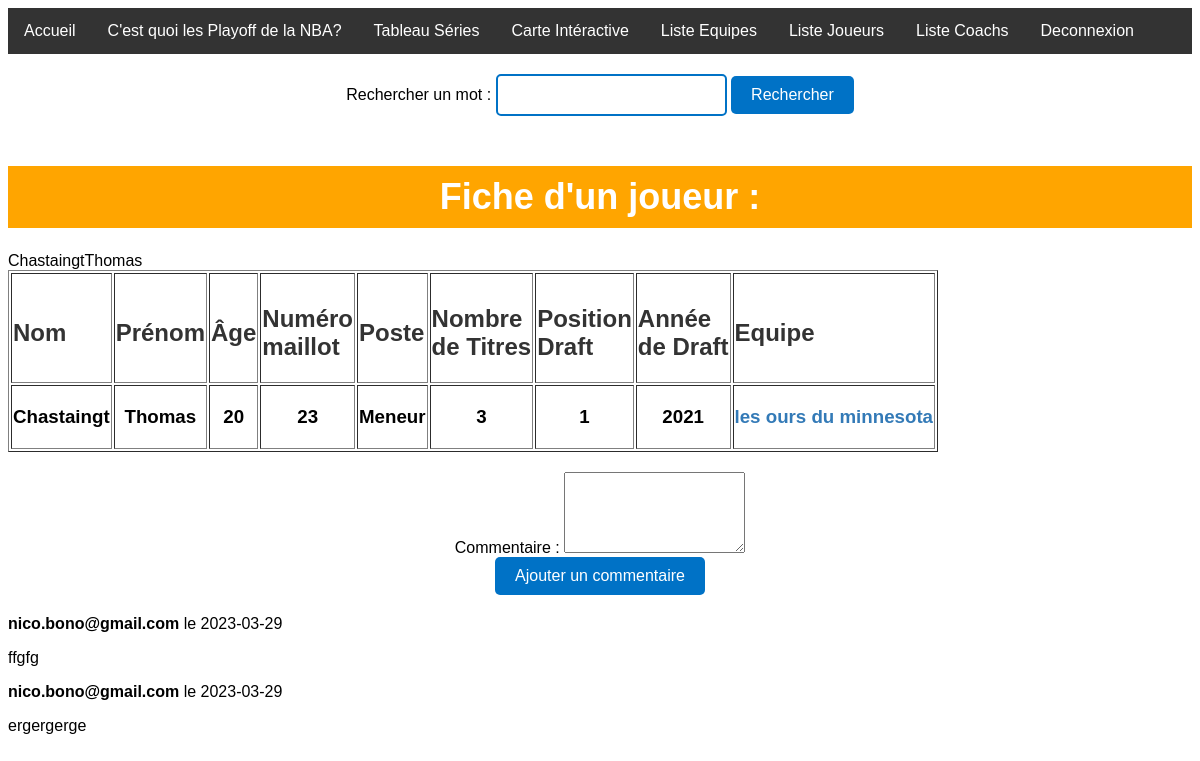
/joueur.php?nomJoueur=Chastaingt&prenomJoueur=Thomas&idJoueur=1 (signed in), run on the app's committed database.
### tables this page shows
CREATE TABLE `joueur` (
  `idJoueur` int(255) NOT NULL,
  `nomJoueur` varchar(30) NOT NULL,
  `prenomJoueur` varchar(30) NOT NULL,
  `age` int(99) NOT NULL,
  `nMaillot` int(99) NOT NULL,
  `Poste` varchar(20) NOT NULL,
  `nTitres` int(99) NOT NULL,
  `PosDraft` int(99) NOT NULL,
  `AnDraft` year(4) NOT NULL,
  `nomEquipe` varchar(50) NOT NULL
);

CREATE TABLE `comment` (
  `Id_comment` int(255) NOT NULL,
  `member_id` varchar(30) NOT NULL,
  `date_posted` date DEFAULT NULL,
  `comment_post` text NOT NULL,
  `idC` int(99) DEFAULT NULL,
  `idE` varchar(50) DEFAULT NULL,
  `idJ` int(255) DEFAULT NULL
);

### joueur.php (the view, shortened to what this page needs)
<?php
include("ConnexionBDD.php");
?>
<!DOCTYPE HTML>
<html>
<head>
<link rel="stylesheet" href="joueurs.css">
</head>
<body>
<?php
include("barre_menu.php");
?>
    <form method="GET" action="recherche.php">
     Rechercher un mot : <input type="text" name="query">
     <input type="SUBMIT" value="Rechercher">
     </form>
    <h1> <center>Fiche d'un joueur : </center></h1>
    <?php
  $nomJoueur = $_GET['nomJoueur'];
echo $nomJoueur;
$prenomJoueur = $_GET['prenomJoueur'];
echo $prenomJoueur;
$idJoueur = $_GET['idJoueur'];
    $requete="SELECT * FROM `joueur` where nomJoueur like '$nomJoueur' and prenomJoueur like '$prenomJoueur';";
    ?>
    <table border>
<td class="tabAffichage"><h2>Nom</h2></td>
<td class="tabAffichage"><h2>Prénom</h2></td>
<td class="tabAffichage"><h2>Âge</h2></td>
<td class="tabAffichage"><h2>Numéro <br> maillot</h2></td>
<td class="tabAffichage"><h2>Poste</h2></td>
<td class="tabAffichage"><h2>Nombre <br> de Titres</h2></td>
<td class="tabAffichage"><h2>Position <br> Draft</h2></td>
<td class="tabAffichage"><h2>Année <br> de Draft</h2></td>
<td class="tabAffichage"><h2>Equipe</h2></td>
    <?php
foreach ($connexion->query($requete) as $colonne) {
        echo "<tr>";
        echo "<td><h3><center>".$colonne['nomJoueur']."</h3></td>";
        echo "<td><h3><center>".$colonne['prenomJoueur']."</h3></td>";
        echo "<td><h3><center>".$colonne['age']."</h3></td>";
        echo "<td><h3><center>".$colonne['nMaillot']."</h3></td>";
        echo "<td><h3><center>".$colonne['Poste']."</h3></td>";
        echo "<td><h3><center>".$colonne['nTitres']."</h3></td>";
        echo "<td><h3><center>".$colonne['PosDraft']."</h3></td>";
        echo "<td><h3><center>".$colonne['AnDraft']."</h3></td>";
        $nomEquipe = $colonne['nomEquipe'];
        echo "<td><h3><center><a href='equipe.php?nomEquipe=$nomEquipe'>".$colonne['nomEquipe']."</a></h3></td>";}
    echo "</table>";
  ?>
 <form method="POST">
  <label for="commentaire">Commentaire :</label>
  <textarea name="comment_post" rows="5" required></textarea><br>
<input type="submit" value="Ajouter un commentaire">
</form>
  <?php
    $requete_commentaire = "SELECT * FROM comment where idJ like $idJoueur ORDER BY date_posted DESC";
  foreach ($connexion->query($requete_commentaire) as $row) {
      echo "<div class='comment'>";
      echo "<p><strong>" . $row['member_id'] . "</strong> le " . $row['date_posted'] . "</p>";
      echo "<p>" . $row['comment_post'] . "</p>";
      echo "</div>";
  }
  ?>
</body>
</html>

### joueurs.css (style rules this page uses)
body { background-image: url('images/oiseauFond.jpg'); font-family: Arial, sans-serif; }
h1 { color: #333; text-align: center; font-size: 36px; margin-top: 50px; }
h2 { color: #333; font-size: 24px; margin-top: 30px; margin-bottom: 20px; }
form { text-align: center; margin-top: 20px; margin-bottom: 20px; }
a { color: #337ab7; text-decoration: none; }
h1 { background-color: #FFA500; padding: 10px; color: white; text-align: center; }
form { margin-top: 20px; margin-bottom: 20px; text-align: center; }
input[type="text"] { padding: 10px; font-size: 16px; border: 2px solid #0072C6; border-radius: 5px; }
input[type="submit"] { padding: 10px 20px; background-color: #0072C6; color: white; font-size: 16px; border: none; border-radius: 5px; cursor: pointer; }

### data on the page
joueur: nomJoueur "Chastaingt", prenomJoueur "Thomas", age "20", nMaillot "23", Poste "Meneur", nTitres "3", PosDraft "1", AnDraft "2021", nomEquipe "les ours du minnesota"
comment: member "nico.bono@gmail.com", date_posted "2023-03-29", comment_post "ffgfg"
comment: member "nico.bono@gmail.com", date_posted "2023-03-29", comment_post "ergergerge"

### other printed values
$nomJoueur "Chastaingt"
$prenomJoueur "Thomas"
